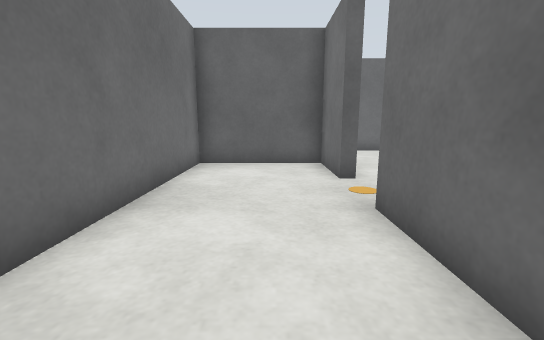
[1] (above)

14 first-person views from a walk through a robot-simulator world made for Gazebo. The camera is 0.7 m above the floor, tilts 10° down and sees 90° across. The floor is counted in squares, 0.5 m on a side. Each view is taken from the middle of a square. On the plan, view 1 faces up. The plan holds only what a view shows up to about 13 squares ahead; the rest is blank.

[2]
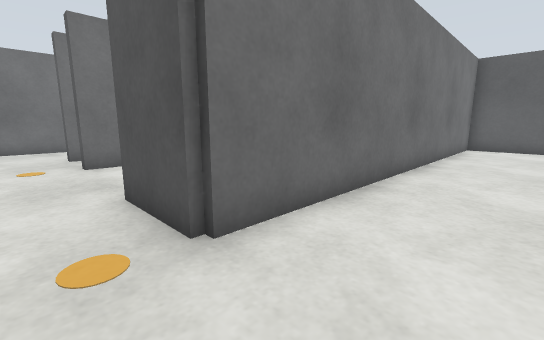

[3]
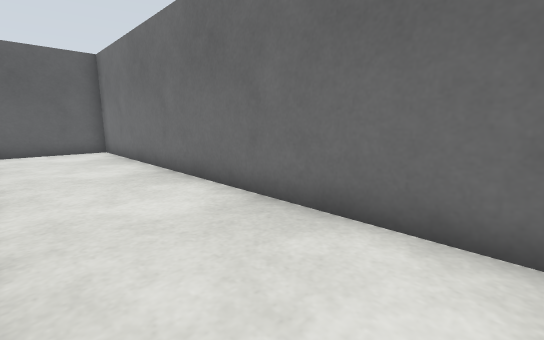

[4]
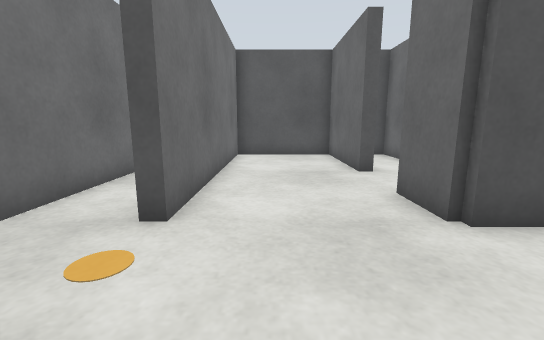

[5]
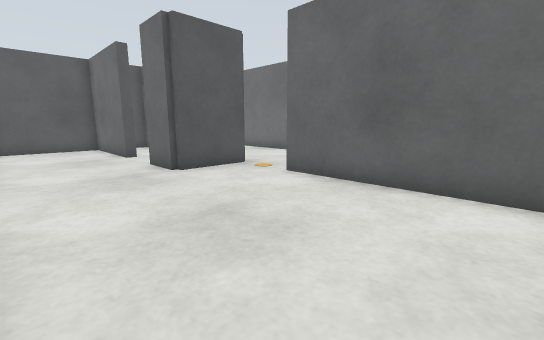

[6]
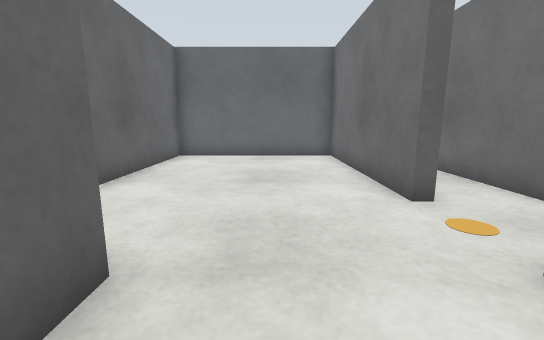

[7]
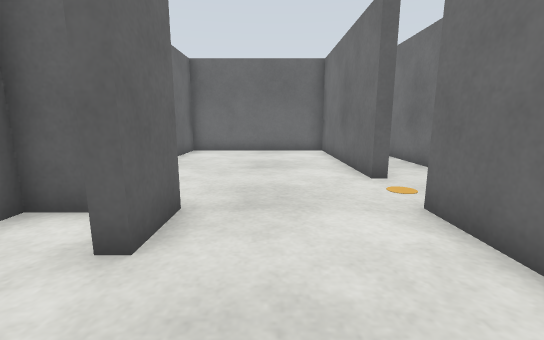

[8]
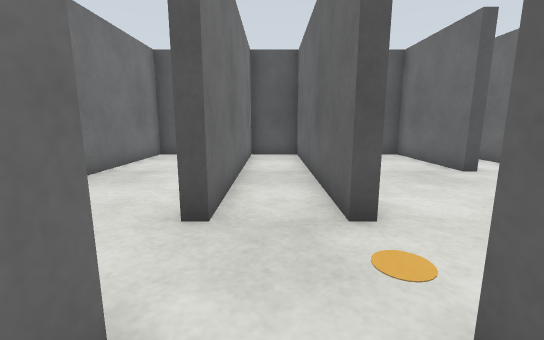

[9]
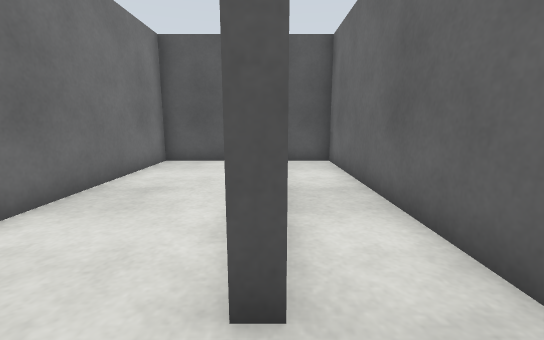

[10]
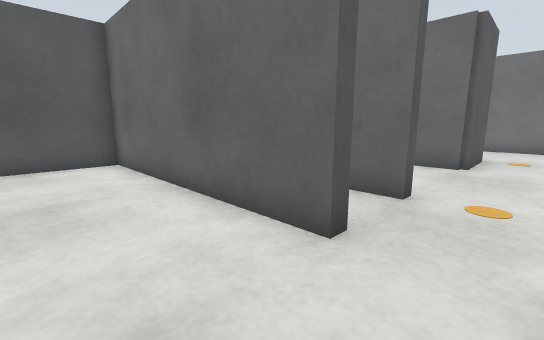

[11]
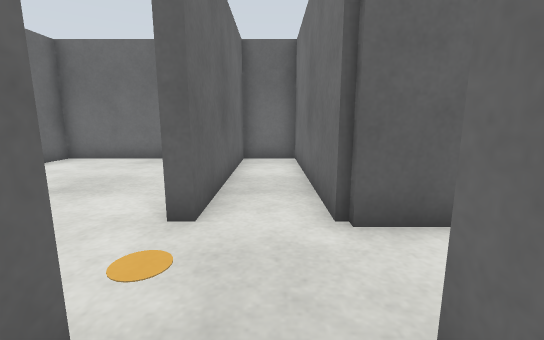

[12]
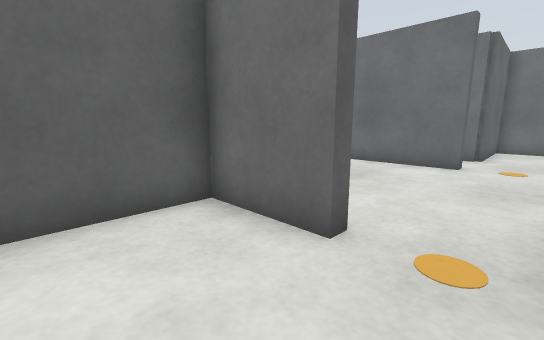

[13]
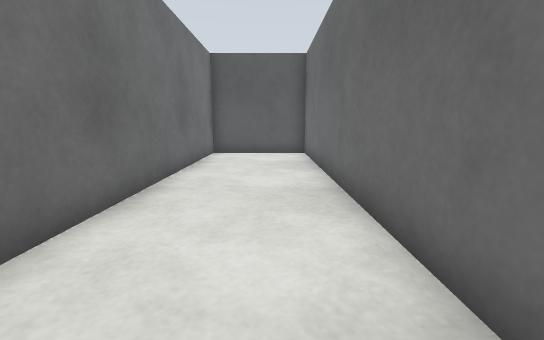

[14]
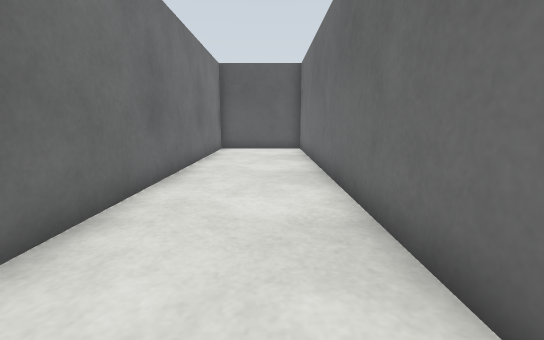

### Floor plan
Ten units are one square. View 1 is at (0, 0); x grows to the right and y downward. Boxes are objects, and circles mark ways between rooms. Rooms are numbered by the first view taken in them; rooms with no view inside come last. Other rooms are left out.
<svg viewBox="-30 -140 184 250">
<path fill="none" stroke="#000" d="M17 -67 17 -93 -25 -93 -25 105 17 105 17 -45M85 -67 85 -135 21 -135 21 -67 17 -67M17 -45 45 -45M40 -3 45 -3 45 39 85 39 85 -43M45 -45 45 -27 40 -27M85 -43 89 -43 89 39 109 39 109 -43M109 -65 109 -135 89 -135 89 -67 85 -67M109 -43 113 -43 113 39 149 39 149 -65 109 -65M21 12 21 39M31 -41 21 -41"/>
<circle cx="20" cy="-55" r="3" fill="#2a7"/>
<circle cx="65" cy="-35" r="3" fill="#2a7"/>
<circle cx="90" cy="-55" r="3" fill="#2a7"/>
<circle cx="40" cy="-15" r="3" fill="#2a7"/>
<circle cx="110" cy="-55" r="3" fill="#2a7"/>
<text x="-10" y="0">1</text>
<text x="50" y="-90">2</text>
<text x="60" y="-10">3</text>
<text x="100" y="-50">4</text>
<text x="130" y="-20">5</text>
<text x="30" y="0">6</text>
</svg>
Room 1 opens to room 2. Room 2 opens to room 3. Room 2 opens to room 4. Room 3 opens to room 6. Room 4 opens to room 5.

Where each view was taken, in squares from view 1:
view 1: 0 up, 0 right, facing up
view 2: 6 up, 1 left, facing down-right
view 3: 4 up, 1 right, facing down-left
view 4: 8 up, 7 right, facing down
view 5: 12 up, 8 right, facing down-left
view 6: 2 up, 6 right, facing up
view 7: 0 up, 6 right, facing up
view 8: 8 up, 10 right, facing down
view 9: 6 up, 11 right, facing down
view 10: 6 up, 14 right, facing down-left
view 11: 3 up, 10 right, facing up
view 12: 5 up, 1 left, facing up-right
view 13: 2 up, 1 left, facing down
view 14: 4 up, 1 left, facing down
